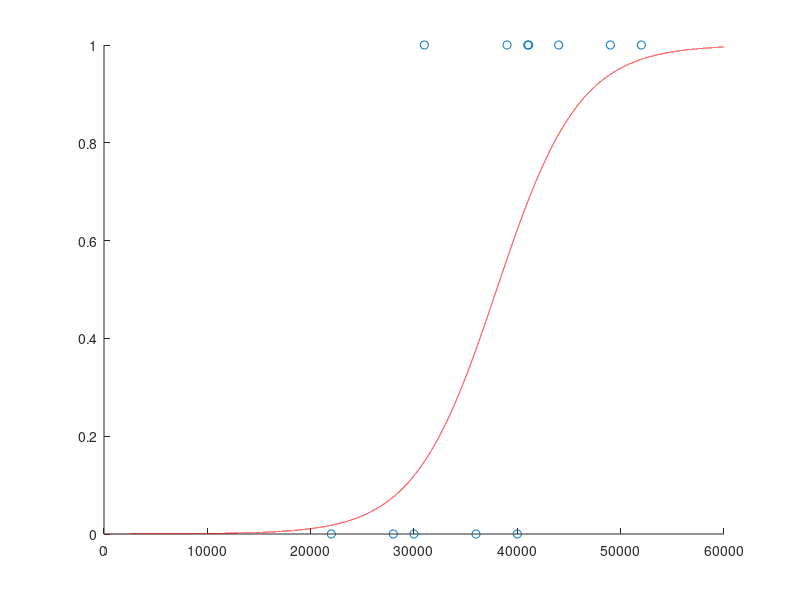

The MATLAB script that drew this image: (Note: this script raises an error after producing the figure.)
e=2.7182818284590452;
t = [0,0,0,1,0,1,0,1,1,1,1,1];
x = [22000, 28000, 30000, 31000, 36000, 39000, 40000, 41000, 41100, 44000, 49000,52000];
x=transpose(x);

% %Step 1 in LAB3
 k =0.00025;
 x0=38000;
 logistic = @(x) 1/(1+e^(-k*(x-x0)));
 domain = 0:60000;
 
 hold on;
 plot(domain,arrayfun(logistic, domain),'-r');
 scatter(x,t);
 
 %Step 2 in LAB3
 logistic2 = @(x) 1/(1+e^x);
 %w=[x0*k,-k] to get same as step1... using y=mx+c
 w2=[36500*0.00025,-0.00025];
 m2=@(x) logistic2(lin_hyp(w2,x));
 plot(domain,arrayfun(m2,domain),'-y');
 
 %Step 3 in LAB3
 step3_error = log_error(m2,x,t)
 hold off

%Step 4 in LAB4
%initialize w to random numbers here... let it be 0,0
w=[9,0];
%learning rate
alpha = 0.000000001;
%iterations
givenIterations = 1000;
errors = zeros(1,givenIterations);
logistic = @(x) 1/(1+e^x);
for i = 1:givenIterations
   m=@(x) logistic(lin_hyp(w,x));
   w=gradeintDecent(alpha,m,x,t,w);
   errors(i) = log_error(m,x,t);
end
final_w = w
final_error = errors(i)
% hold on
% title('Plot for Mean Square Error RXD65410')
% plot(errors)
% hold off




logistic = @(x) 1/(1+e^x);
%w=[38000*0.00025,-0.00025];
%w=[x0*k,-k]

m=@(x) logistic(lin_hyp(w,x));
hold on
plot(domain,arrayfun(m,domain),'-g');
hold off

